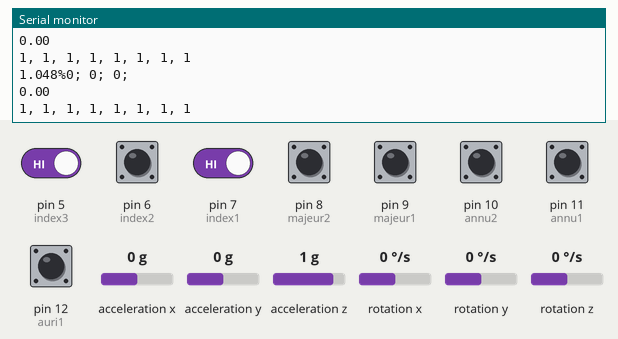
The sketch below on a simulated Arduino Uno, built with avr-gcc and run on an emulated ATmega328P. On the bench: the last lines printed to the serial monitor. Wiring (inferred from the names in the program): MPU-6050 motion sensor at I2C address 0x68. The inputs (shaded band) are chosen by the test bench; at power-on: pin 5 (index3), pin 6 (index2), pin 7 (index1), pin 8 (majeur2), pin 9 (majeur1), pin 10 (annu2), pin 11 (annu1), pin 12 (auri1) HIGH, rotation x 0 °/s, rotation y 0 °/s, rotation z 0 °/s, acceleration x 0 g, acceleration y 0 g, acceleration z 1 g.

Above: at 1.2 s.
1.3 s: rotation x set to -192 °/s
At 1.41 s:
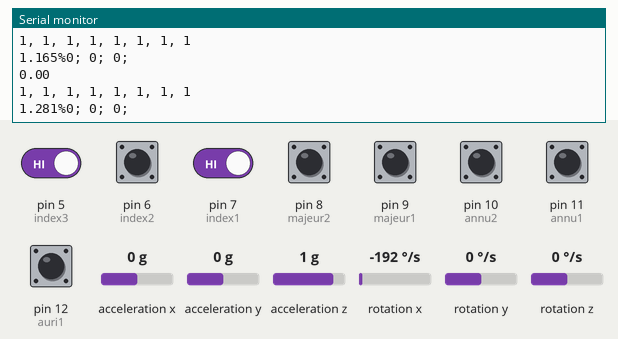
4.3 s: pin 5 (index3) driven LOW
At 4.38 s:
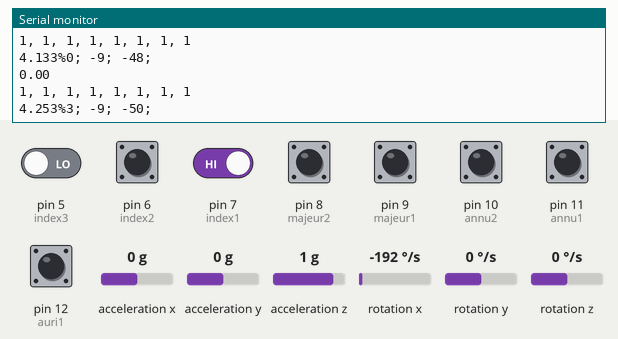
7.3 s: rotation y set to 192 °/s
At 7.4 s:
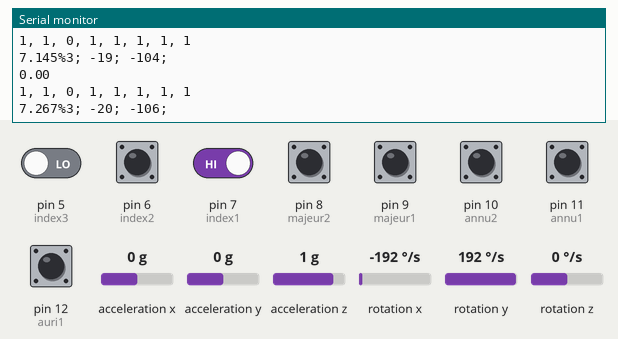
10.3 s: rotation z set to -192 °/s
At 10.3 s:
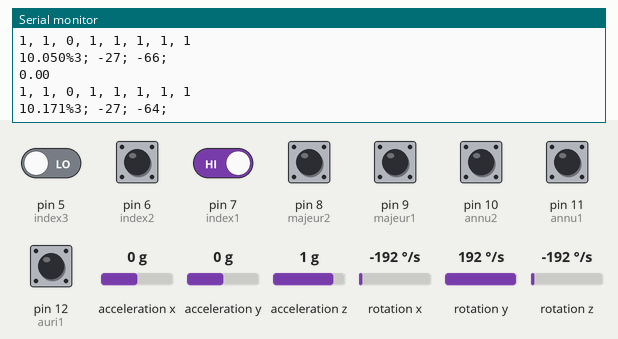
13.3 s: pin 7 (index1) driven LOW
At 13.41 s:
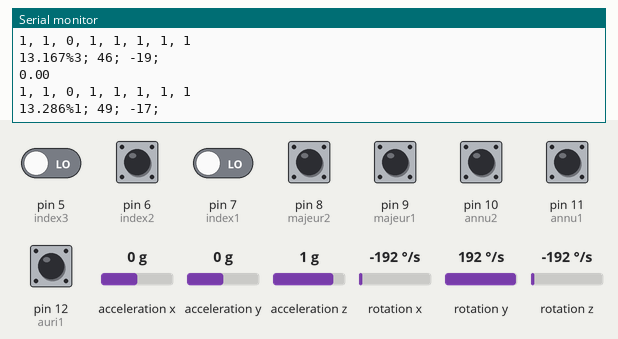
16.3 s: rotation x set to 0 °/s
At 16.39 s:
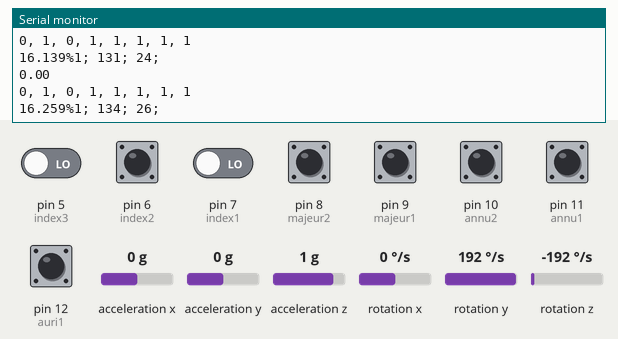
Timing chart, 0 to 19.3 s (numbered marks = the images above; inputs shaded):
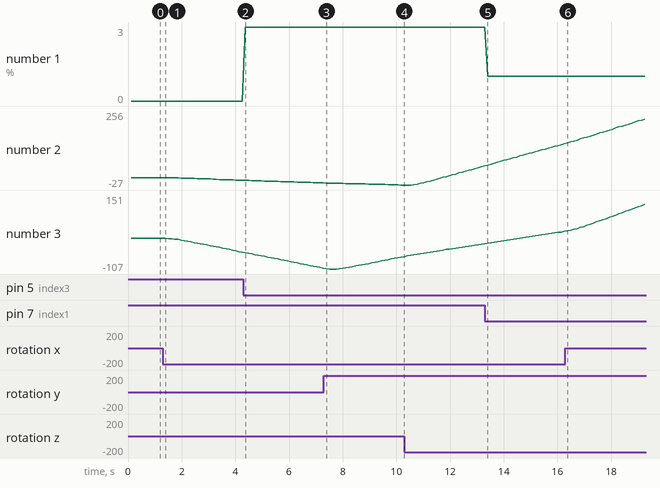

Measured:
- after the input at 4.3 s, the serial monitor: prints a new line after 0.07 s (image 2)
- after the input at 13.3 s, the serial monitor: prints a new line after 0.11 s (image 5)
- plotted number 1: 0 → 3 after the input at 4.3 s
- plotted number 2: 0 → -9 after the input at 1.3 s, -27 → 46 after the input at 10.3 s, 131 → 256 after the input at 16.3 s
- plotted number 3: 0 → -48 after the input at 1.3 s, -104 → -64 after the input at 7.3 s, -64 → -19 after the input at 10.3 s

The sketch:

version_finale_4.0_Musicano.ino.ino
```cpp
//GYROMETREEEEEEEEEEEEEEEEEEEEEEEEEEEEEEEEEEEEEEEEEEEEEEEEEEEE
//CALIBRAGE NECCESSAIRE POUR SAVOIR LE MOUVEMENT CHOISI ( en fonction de quel axe)

// POUR LA GAMME ON CHOISIRA 2G puisque nous n'avons pas besoin de plus (vitesse de la main)
#include <SoftwareSerial.h>
SoftwareSerial BlueT(3,4);
#include <Wire.h> //librairie pour communiquer
int moove=0;
const int INT = 2;
//const int SDA = 4; FAIT TOUT SEUL PAR L'ACCEROMETRE
//const int SCL = 5; FAIT TOUT SEUL PAR L'ACCEROMETRE
const int MPU_addr = 0x68; //adresse pour lui parler (un seul accelerometre)
float Acc_X,Acc_Y,Acc_Z; // variable qui contiendront l'acceleration mesurée en fonction des axes.
float AccCalibre_X,AccCalibre_Y,AccCalibre_Z; // acceleration calibrée c'est a dire acceleration avec erreurs de mesures corrigées
//float ForceX,ForceY,ForceZ;
float GyX,GyY,GyZ;
float Tmp;
//float rotaX,rotaY,rotaZ;
float angle_x;
float angle_y;
float angle_z;
//long gamme = 0xB00000000;
//char gamme = 0xB00000000;
float coeffgamme = 16384.0;
float coeffGyro = 100;
//const float rad_deg =57.2958;
float mytime, oldtime;
int Movem;
///////////////////////////////////////////////
//Define calibration coefficient
float xmin, xmax, ymin, ymax, zmin, zmax;
float goffsetx, goffsety, goffsetz,gainx,gainy,gainz;
//Define thresholds for acceleration
float thresholdRot;
float thresholdMouv;
//Define thresholds for speed
float Ggain;
float Gthreshold;
float Gmax;
//Define Accelero measurement
float xc, yc, zc;
//Define Gyro measurement
float gxc,ganglex;
float gyc,gangley;
float gzc,ganglez;
//Define the 3 angles of the Euler rotation matrix
float apsi, ateta, aphi;
//Define data for sliding average acceleration
const int SlidN = 9;
int SlidIn;
float SMX, SMY, SMZ;
float SlidX[SlidN], SlidY[SlidN], SlidZ[SlidN];
//Define data for sliding average speed
float SMGX, SMGY, SMGZ;
float SlidGX[SlidN], SlidGY[SlidN], SlidGZ[SlidN];
//Define old values for movement filtering
int SMXNow, SMYNow, SMZNow;
int SMXOld, SMYOld, SMZOld;
//Define the data for Volume, Rythme and Last
float Volume, Rythme, Last;
float shock;
float LastShockTime;
const int index1 = 7;
const int index2 = 6;
const int index3 = 5;
const int majeur1 = 9;
const int majeur2 = 8;
//const int majeur3 = 10;
const int annu1 = 11;
const int annu2 = 10;
const int auri1 = 12;
const int auri2 = 13;

/////////////////////////////////////////////////////

void setup() {
    Serial.begin(9600);
    BlueT.begin(9600);
    pinMode(7,INPUT);
    Wire.begin();
    reglageMPU();
    InitMovement();
    pinMode(index1,INPUT); // on declare chaque doigt sauf le pouce comme des entrées donc des voltmetre
    pinMode(index2,INPUT);
    pinMode(index3,INPUT);
    pinMode(majeur1,INPUT);
    pinMode(majeur2,INPUT);
    //pinMode(majeur3,INPUT);
    pinMode(annu1,INPUT);
    pinMode(annu2,INPUT);
    pinMode(auri1,INPUT);
    pinMode(auri2,INPUT);
}
    /*equivalent a void setup(){
     Serial.begin(9600);
     Wire.begin();
    //REVEIL du MPU-6050 c'est a dire de la puce
     Wire.beginTransmission(MPU_addr);
     Wire.write(0x6B);
     Wire.write(0);
     Wire.endTransmission();//rien = par defaut true
     //FIN DU REVEIL du MPU-6050,la puce est reveillée
     }
     */

void loop() {
      lireAccgyro();
      mytime = (float)millis()/1000.0f;
      Movem = calculMovement();
      oldtime = mytime;
      // AFFICHAGE DU RESULTAT
      //Serial.print("Accelerometer: ");
      bluetooth();

//    if(Movem > 0){
      Serial.println("");
      Serial.print(mytime,3);
      Serial.print("%");
       Serial.print(songchoice());
/*      Serial.print("; ");Serial.print(xc,3);
      Serial.print("; "); Serial.print(yc,3);
      Serial.print("; ");Serial.print(zc,3);
      Serial.print("; "); Serial.print(Tmp,0);
      Serial.print("; "); Serial.print(gxc,3);
      Serial.print("; "); Serial.print(gyc,3);
      Serial.print("; "); Serial.print(gzc,3);
      Serial.print(";a; "); Serial.print(angle_x,3);
      Serial.print("; "); Serial.print(angle_y,3);
      Serial.print("; "); Serial.print(angle_z,3);
      Serial.print(";b; "); Serial.print(apsi*59.2957f,3);
      Serial.print("; "); Serial.print(ateta*59.2957f,3);
      Serial.print("; "); Serial.print(aphi*59.2957f,3);
 */   Serial.print("; "); Serial.print(Volume,0);
      Serial.print("; "); Serial.print(Rythme,0);
 //     Serial.print("; "); Serial.print(Last,0);
      Serial.println("; "); Serial.println(shock);
      Serial.print(digitalRead(index1));
       Serial.print(", ");
       Serial.print(digitalRead(index2));
       Serial.print(", ");
       Serial.print(digitalRead(index3));
       Serial.print(", ");
       Serial.print(digitalRead(majeur1));
       Serial.print(", ");
       Serial.print(digitalRead(majeur2));
       Serial.print(", ");
       Serial.print(digitalRead(annu1));
       Serial.print(", ");
       Serial.print(digitalRead(annu2));
       Serial.print(", ");
       Serial.println(digitalRead(auri1));
 //    }
}

/////////////////////////////////////////////////////////////////////////////////////
void reglageMPU(){
     // REGLAGE PUCE
     //REVEIL du MPU-6050 c'est a dire de la puce
     Wire.beginTransmission(MPU_addr);
     Wire.write(0x6B);
     Wire.write(0);
     Wire.endTransmission();//rien = par defaut true
     //FIN DU REVEIL du MPU-6050,la puce est reveillée donc fin de communication avec la puce
      ////////////////////////////////////////////////////////////////////
      //CHANGER/REGLER UNE GAMME de mesure (sensibilité):
      Wire.beginTransmission(MPU_addr);
      Wire.write(0x1c);
      Wire.write(B00000000);//gamme est la designation de la gamme +-2g (ici B00000000)
      Wire.endTransmission();
}

void lireAccgyro(){
      //LECTURE DE DONNEES
      Wire.beginTransmission(0x68);
      Wire.write(0x3B);
      Wire.endTransmission(false);
      Wire.requestFrom(MPU_addr,14,true); //on dit quon va lire 6bits
      /////////////////
      // ATTRIBUTION DES COORDONNEES DE L'ACCELETOMETRE A NOS VARIABLES
      // ON LIT UN MOT DE 16 BITS COMPOSEE DE 2 REGISTRES DE 8 BITS (MOT = ACCELERATION SUR UN AXE)
      // ON ne sait lire que les octets
      Acc_X=(Wire.read()<<8|Wire.read())/coeffgamme;
      Acc_Y=(Wire.read()<<8|Wire.read())/coeffgamme;
      Acc_Z=(Wire.read()<<8|Wire.read())/coeffgamme;
      Tmp = 141.5 + (Wire.read()<<8|Wire.read())/28.0f;  // 0x41 (TEMP_OUT_H) & 0x42 (TEMP_OUT_L)
      GyX=(Wire.read()<<8|Wire.read())/coeffGyro;  // 0x43 (GYRO_XOUT_H) & 0x44 (GYRO_XOUT_L)
      GyY=(Wire.read()<<8|Wire.read())/coeffGyro;  // 0x45 (GYRO_YOUT_H) & 0x46 (GYRO_YOUT_L)
      GyZ=(Wire.read()<<8|Wire.read())/coeffGyro;  // 0x47 (GYRO_ZOUT_H) & 0x48 (GYRO_ZOUT_L)

      }
void bluetooth() {
  // put your main code here, to run repeatedly:
//  String aenvoyer ="";
//  aenvoyer=aenvoyer+Movem;
 //if (Serial.available()){
    BlueT.write("%");
    //BlueT.write("0");
    EnvoieBtDecomposer(songchoice());
    BlueT.write(";");
    EnvoieBtDecomposer(Rythme);
    BlueT.write(";");
    EnvoieBtDecomposer(Volume);
    BlueT.write(";");
    EnvoieBtDecomposer(shock);
    BlueT.write(")");
    delay(100);// a regler
    //BlueT.write(char(Movem)); ///PROBLEME ENVOYER MOVEM AUSSI ??????????????
}

void EnvoieBtDecomposer(int nb){
  String str= String(nb);
  for (int i=0;i<str.length();i++){
    BlueT.write(str[i]);}

}
int songchoice() {
  if (digitalRead(index1)==0){moove=1;}
  else if (digitalRead(index2)==0){moove=2;}
  else if (digitalRead(index3)==0){moove=3;}
  else if (digitalRead(majeur1)==0){moove=4;}
  else if (digitalRead(majeur2)==0){moove=5;}
  else if (digitalRead(annu1)==0){moove=6;}
  else if (digitalRead(annu2)==0){moove=7;}
  else if (digitalRead(auri1)==0){moove=8;}
 // if (digitalRead(auri2)==0){moove=9;}
 else {moove=0;}
  return moove;
}
///////////////////////////////////////////////
//Algorithm for movement detection
//
//call InitMovement() to initialize
//call  calculMovement(float time, float x, float y, float z) to get Movement with returned value Movement
// 0 = None, 1 = Vertical UP, 2 = Vertical Down, 3 = Horiz X+, 4 = Horiz X- ,5 = Horiz Y+, 6 = HorizY-
//
///////////////////////////////////////////////////////
//Initialize all data for movement algo
void InitMovement(){
  //Calibration data for our accelerometer
  xmin = -0.875f;
  xmax = 1.09f;
  ymin = -1.03f;
  ymax = 0.96f;
  zmin = -1.02f;
  zmax = 1.04f;
  goffsetx = -3.818022599f;
  goffsety = -4.064293785f;
  goffsetz = -1.218135593f;
  gainx = -0.756303f;
  gainy = 0.725807f;
  gainz = 0.77586f;
  thresholdRot = 0.05f;
  thresholdMouv = 7.0f;
  Ggain = 0.04f;
  Gthreshold = 7.0f;
  Gmax = 10.0f;
  //Define the 3 angles of the Euler rotation matrix
  apsi = 0.0f;
  ateta=0.0f;
  aphi=0.0f;
  //initialize the sliding average
  SlidIn = 0;
  SMX = 0.0f;
  SMY = 0.0F;
  SMZ = -1.0f*SlidN;
  for(int i=0; i<SlidN; i++)
  {
    SlidX[i] = 0.0f;
    SlidY[i] = 0.0f;
    SlidZ[i] = -1.0f;
  }
  SMXOld = 0;
  SMYOld = 0;
  SMZOld = 0;
  ganglex = 0.0f;
  gangley = 0.0f;
  ganglez = 0.0f;
  oldtime = (float)millis()/1000.0f;
  Volume = 0.0f;
  Rythme = 0.0f;
  Last = 0.0f;
  shock = 0.0f;
  LastShockTime = 0.0f;
}

int calculMovement()
{
  //Initilize the Movement: 0 = None, 1 = Vertical UP, 2 = Vertical Down, 3 = Horiz X+, 4 = Horiz X- ,5 = Horiz Y+, 6 = HorizY-
  int Movement = 0;

  //Calibrate the accelero measurement
  xc = (-2.0f*Acc_X+xmax+xmin)/(xmin-xmax);
  yc = (-2.0f*Acc_Y+ymax+ymin)/(ymin-ymax);
  zc = (-2.0f*Acc_Z+zmax+zmin)/(zmin-zmax);

  //Calibrate the gyro measurement
  gxc = (GyX - goffsetx) * gainx;
  gyc = (GyY - goffsety) * gainy;
  gzc = (GyZ - goffsetz) * gainz;

  //Compute the norm and normalized vector
  float norm = sqrt(xc*xc+yc*yc+zc*zc);
  float xn = xc / norm;
  float yn = yc / norm;
  float zn = zc / norm;

  //get if shock depending on Norm higher than 1;
  float myshock = abs(norm-1.0f);
  //Ignore all shocks that are within 0.5s
  if (((mytime-LastShockTime)>0.5f)&&(myshock>1.0f))
  {
    //Shock switches between 0 and 11
    shock = 11.0f - shock;
    LastShockTime = mytime;
  }

  //DETERMINATION DES ANGLES
  angle_x=(atan((xn)/sqrt(pow((yn),2)+pow((zn),2)))*57.2958);
  angle_y=(atan((yn)/sqrt(pow((xn),2)+pow((zn),2)))*57.2958);
  angle_z=(atan((zn)/sqrt(pow((xn),2)+pow((yn),2)))*57.2958);

  //Check if we are other acceleration than Gravity of -1G
  bool IsComputeRotation = (fabsf(norm-1.0f) < thresholdRot);

  //Compute Rotation Matrix only if norm lower than threshold, else we keep the old ones
  if (IsComputeRotation)
  {
    if ((xn==0.0f)&&(yn==0.0f))
      apsi = 0;
    else
      apsi = atan2f(-xn, yn);
    ateta = -atan2f(sqrt(xn*xn+yn*yn), -zn);
    aphi = 0.0f;
  }

  //Get the all cos and sin of the 3 angles of Matrix
  float cs = cosf(apsi); //f pour flottant
  float ss = sinf(apsi);
  float ct = cosf(ateta);
  float st = sinf(ateta);
  float cp = cosf(aphi);
  float sp = sinf(aphi);

  //and reverse the matrix to get the real acceleration measurement
  float xr=(cs*cp-ss*sp*ct)*xc+(cp*ss+sp*ct*cs)*yc+(sp*st)*zc;
  float yr=(-sp*cs-cp*ct*ss)*xc+(-ss*sp+cp*ct*cs)*yc+(cp*st)*zc;
  float zr=(st*ss)*xc+(-st*cs)*yc+(ct)*zc;

  //and reverse the matrix to get the real speed measurement
  float gxr=(cs*cp-ss*sp*ct)*gxc+(cp*ss+sp*ct*cs)*gyc+(sp*st)*gzc;
  float gyr=(-sp*cs-cp*ct*ss)*gxc+(-ss*sp+cp*ct*cs)*gyc+(cp*st)*gzc;
  float gzr=(st*ss)*gxc+(-st*cs)*gyc+(ct)*gzc;

  //And integrate the Gyro to get Angles
  float deltatime = mytime-oldtime;
  ganglex += deltatime * gxr;
  gangley += deltatime * gyr;
  ganglez += deltatime * gzr;

  //And filter with sliding average for acceleration
  SMX += xr - SlidX[SlidIn];
  SMY += yr - SlidY[SlidIn];
  SMZ += zr - SlidZ[SlidIn];
  SlidX[SlidIn] = xr;
  SlidY[SlidIn] = yr;
  SlidZ[SlidIn] = zr;
 //And filter with sliding average for speed
  SMGX += ganglex - SlidGX[SlidIn];
  SMGY += gangley - SlidGY[SlidIn];
  SMGZ += ganglez - SlidGZ[SlidIn];
  SlidGX[SlidIn] = ganglex;
  SlidGY[SlidIn] = gangley;
  SlidGZ[SlidIn] = ganglez;
  //And finalized sliding algo
  SlidIn++;
  if (SlidIn>=SlidN)
    SlidIn = 0;

  //Now compute if movement
  float SMXthresh = SMX / SlidN * 10.0f;
  float SMYthresh = SMY / SlidN * 10.0f;
  float SMZthresh = (SMZ/ SlidN + 1.0f) * 10.0f;
  SMXNow = SMXthresh>thresholdMouv?1:(SMXthresh<-thresholdMouv?-1:0);
  SMYNow = SMYthresh>thresholdMouv?1:(SMYthresh<-thresholdMouv?-1:0);
  SMZNow = SMZthresh>thresholdMouv?1:(SMZthresh<-thresholdMouv?-1:0);

  //Compute the Movement if any
  if ((SMXOld!=SMXNow)&&(SMXOld==1))
    Movement = 3; // Horiz X+
  if ((SMXOld!=SMXNow)&&(SMXOld==-1))
    Movement = 4; // Horiz X-
  if ((SMYOld!=SMYNow)&&(SMYOld==1))
    Movement = 5; // Horiz Y+
  if ((SMYOld!=SMYNow)&&(SMYOld==-1))
    Movement = 6; // Horiz Y-
  if ((SMZOld!=SMZNow)&&(SMZOld==1))
    Movement = 1; // Vertical UP
  if ((SMZOld!=SMZNow)&&(SMZOld==-1))
    Movement = 2; // Vertical Down

  //And Reinit Old SM values
  SMXOld = SMXNow;
  SMYOld = SMYNow;
  SMZOld = SMZNow;

  //Now compute if Volume, Rythme and Last
  float speedZ = ganglez - SMGZ/SlidN;
  if (abs(speedZ)> Gthreshold) {
    Volume+=speedZ*Ggain;
  //  Volume = Volume<0 ? 0 : (Volume>Gmax ? Gmax : Volume);
  }
  float speedX = ganglex - SMGX/SlidN;
  if (abs(speedX)> Gthreshold) {
    Rythme+=speedX*Ggain;
  //  Rythme = Rythme<0 ? 0 : (Rythme>Gmax ? Gmax : Rythme);
  }
  float speedY = gangley - SMGY/SlidN;
  if (abs(speedY)> Gthreshold) {
    Rythme-=speedY*Ggain;
  //  Rythme = Rythme<0 ? 0 : (Rythme>Gmax ? Gmax : Rythme);
  }

  //Now finish
  return Movement;
}
```
